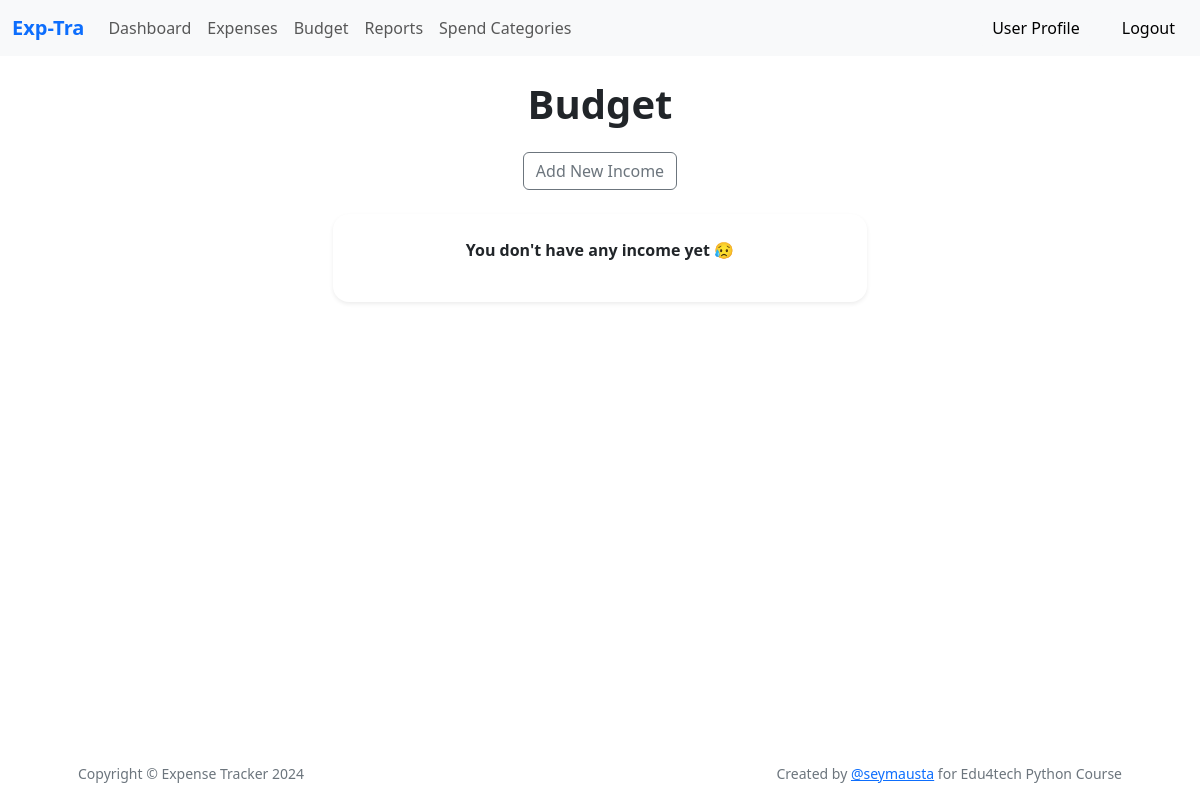
The app's page /budget (signed in), older data.
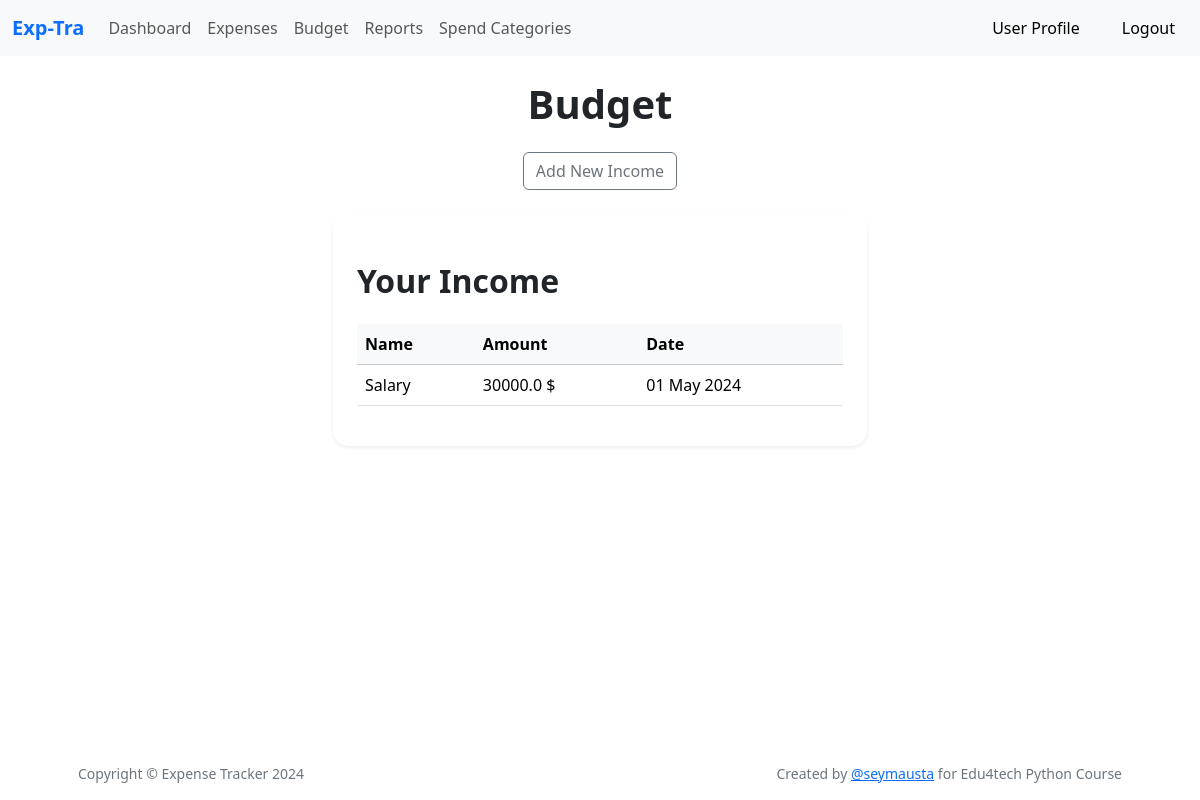
The same page, newer data.
### app/models.py (models this page shows, shortened)
class Income(db.Model):
    __tablename__ = 'income'
    id: so.Mapped[int] = so.mapped_column(primary_key=True)
    name: so.Mapped[str] = so.mapped_column(sa.String(100), nullable=False)
    amount: so.Mapped[float] = so.mapped_column(sa.Float, nullable=False)
    date: so.Mapped[datetime] = so.mapped_column(sa.Date, nullable=False)
    user_id: so.Mapped[int] = so.mapped_column(db.ForeignKey('users.id'), nullable=False)
    user: so.Mapped[User]= so.relationship(back_populates='incomes')

### app/main/routes.py (the view)
@bp.route('/budget', methods=['GET', 'POST'])
def budget():
    form = BudgetForm()
    if form.validate_on_submit():
        income = Income(name=form.name.data, amount=form.amount.data, date=form.date.data,user_id=current_user.id)
        db.session.add(income)
        db.session.commit()
        flash('Income added successfully!', 'success')
        return redirect(url_for('main.budget'))
    incomes = Income.query.filter_by(user_id=current_user.id).all()
    return render_template('budget.html', title='Budget', form=form, incomes=incomes)

### app/models.py (called while the page is built)
@login.user_loader
def load_user(id):
    return db.session.get(User, int(id))

### app/templates/budget.html (shortened to what this page needs)
{% extends "base.html" %}
{% block content %}
<div class="container">
    <h1 class="my-4 fw-bolder text-center">Budget</h1>
    <div class="row justify-content-center">
        <div class="col-md-6">
            <button type="button" class="btn btn-outline-secondary mb-4 d-block mx-auto" data-bs-toggle="modal"
                    data-bs-target="#addBudgetModal">
                Add New Income
            </button>
            <div class="card shadow-sm border-0 rounded-4 p-4">
                {% if incomes %}
                <h2 class="my-4 fw-bolder ">Your Income</h2>
                <div class="table-responsive">
                    <table class="table table-hover">
                        <thead class="table-light">
                        <tr>
                            <th>Name</th>
                            <th>Amount</th>
                            <th>Date</th>
                        </tr>
                        </thead>
                        <tbody>
                        {% for income in incomes %}
                        <tr>
                            <td>{{ income.name|capitalize }}</td>
                            <td>{{ income.amount }}{{ ' $' }}</td>
                            <td>{{ income.date.strftime('%d %b %Y') }}</td>
                        </tr>
                        {% endfor %}
                        </tbody>
                    </table>
                    {% else %}
                    <p class="fw-bold text-center">You don't have any income yet 😥</p>
                    {% endif %}
                </div>
            </div>
        </div>
    </div>
    </div>
    {% endblock %}

Row changes from the older to the newer data that the page shows:
added Income: name "Salary", amount "30000.0", value "$", date "01 May 2024"
Text that changed along with them:
text no longer shown: "You don't have any income yet 😥"
text now shown: "Your Income Name Amount Date"
